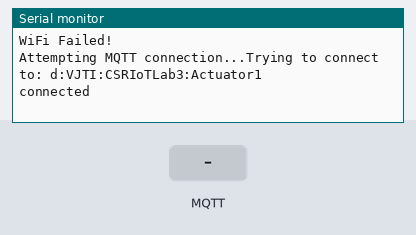
A sketch run on a simulated ESP32. Shown: the last lines printed to the serial monitor. The inputs (shaded band) are chosen by the test bench. WiFi joins after 1.5 s; servers stay silent unless stated; no MQTT or app messages arrive unless stated.

Above: at 1.2 s.
1.3 s: MQTT message "1" arrives on the first subscribed topic
At 2.5 s:
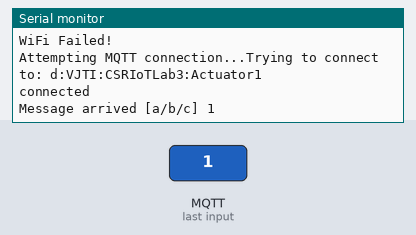
2.8 s: MQTT message "on" arrives on the first subscribed topic
At 3.9 s:
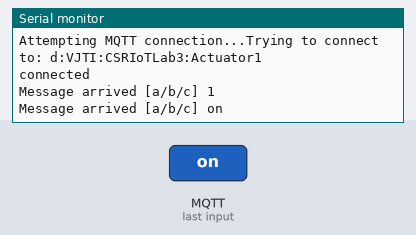
4.3 s: MQTT message "off" arrives on the first subscribed topic
At 5.0 s:
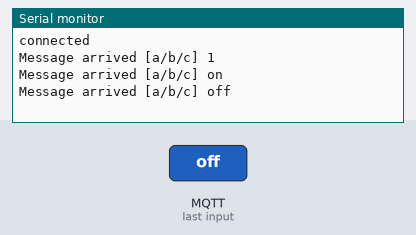

Measured:
- after the input at 1.3 s, the serial monitor: prints a new line at once (image 1)
- after the input at 2.8 s, the serial monitor: prints a new line at once (image 2)
- after the input at 4.3 s, the serial monitor: prints a new line at once (image 3)

The sketch:

Controller-Node.ino
```cpp
//This program is run at the controller(ESP-32)
//In this program an MQTT client is created and it subscribes to the topic on which the gateway publishes the command to
//switch ON/OFF the appliance.
//Relay is connected at the Pin 15 of the controller(ESP32 in this case)
#include <SPI.h>
#include <WiFi.h>
#include <PubSubClient.h>
String buildClientName (){
  String data = "";
  data+="d:";
  data+="VJTI";
  data+=":";
  data+="CSRIoTLab3";
  data+=":";
  data+="Actuator1";
  return data;
}
int ssrControlPin = 15;
// WiFi Login
char ssid[] = "CSR_IOT_LAB";      //  your network SSID (name)
char pass[] = "csr10t1ab1369";             // your network password

// IBM Bluemix Info
char orgName[] = "1ryln5";      // Your org name, found under the "Credentials" area in your Bluemix dashboard.
char macstr[] = "Arduino"; // The MAC address of your Arduino gadget, update this to match your own.
char server[] = "172.18.22.9"; // MQTT Host (taken from Bluemix dashboard)
char type[] = "ArduinoGateway";    // Type of device you have registered in the IBM Bluemix Devices area.
char token[] = "srinivas"; // Token issued when you first register your IoT device (only appears once)
int port = 1886;

String clientName = buildClientName();
String topicName = String("a/b/c"); // Topic

// WiFi connection
WiFiClient wifiClient;
int status = WL_IDLE_STATUS;          // the Wifi radio's status

// PubSub Client.
PubSubClient client(server, port, 0 , wifiClient);
void setup()
{
  pinMode(ssrControlPin, OUTPUT);
  Serial.begin(115200);
  status = WiFi.begin(ssid, pass);
  if(status == WL_CONNECTED){
    Serial.println("WiFi Connected!");
  } else {
    Serial.println("WiFi Failed!");
  }
  client.setCallback(callback);
}

void loop()
{

 if (!client.connected()) {
  reconnect();
 }
 client.loop();
}
void reconnect() {
 // Loop until we're reconnected
 while (!client.connected()) {
 Serial.print("Attempting MQTT connection...");
 // Attempt to connect
 char clientStr[34];
  clientName.toCharArray(clientStr,34);
  Serial.print("Trying to connect to: ");
    Serial.println(clientStr);
 client.connect("test-client1", "test-user1", "123");
 if (client.connected()) {
  char topicStr[28];
  topicName.toCharArray(topicStr,28);
  Serial.println("connected");
  // ... and subscribe to topic
  client.subscribe(topicStr);
 } else {
  Serial.print("failed, rc=");
  Serial.print(client.state());
  Serial.println(" try again in 5 seconds");
  // Wait 5 seconds before retrying
  delay(5000);
  }
 }
}
void callback(char* topic, byte* payload, unsigned int length) {
 Serial.print("Message arrived [");
 Serial.print(topic);
 Serial.print("] ");
 for (int i=0;i<length;i++) {
  char receivedChar = (char)payload[i];
  Serial.print(receivedChar);
  if (receivedChar == '1')
  // ESP8266 Huzzah outputs are "reversed"
  digitalWrite(ssrControlPin, HIGH);
  if (receivedChar == '0')
   digitalWrite(ssrControlPin, LOW);
  }
  Serial.println();
}
```
